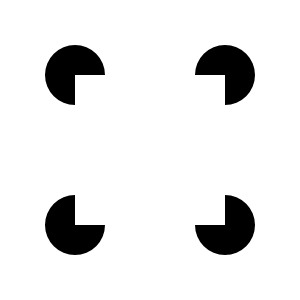
Frame 1 (no input)
Frame 60 (no input): identical to frame 1, image omitted
Frame 120 (the mouse pressed at the canvas centre since frame 60): identical to frame 1, image omitted

The p5.js sketch that drew this single still picture (run headless with seeded random() and noise() and a simulated clock; from frame 60 on, the mouse is pressed at the canvas centre):

// p5.js sketch
// ── sketch.js
const SIZE = 300;
let canvasElement;

let slider;
let rotation;

function setup() {
  canvasElement = createCanvas(SIZE, SIZE);
  canvasElement.position(
    windowWidth / 2 - SIZE / 2,
    windowHeight / 2 - SIZE / 2
  );

  fill(0);
  noStroke();
  angleMode(DEGREES);

  slider = createSlider(-10, 10, 0, 2)
    .position(canvasElement.x + SIZE / 4, canvasElement.y + SIZE + 10)
    .addClass("slider");
}

function draw() {
  background(255);
  
  rotation = slider.value();

  drawArc(width / 4, height / 4, 60, 90 + rotation);
  drawArc(width - width / 4, height / 4, 60, 180 - rotation);
  drawArc(width - width / 4, height - height / 4, 60, 270 + rotation);
  drawArc(width / 4, height - height / 4, 60, 360 - rotation);
}

function drawArc(x, y, size, rotationDegree) {
  push();
  translate(x, y);
  rotate(rotationDegree);
  arc(0, 0, size, size, 0, 270);
  pop();
}

function windowResized() {
  canvasElement.position(
    windowWidth / 2 - SIZE / 2,
    windowHeight / 2 - SIZE / 2
  );
  slider.position(canvasElement.x + SIZE / 4, canvasElement.y + SIZE + 10);
}
// ── style.css
* {
  box-sizing: border-box;
  user-select: none;
  margin: 0;
  padding: 0;
}

body {
  width: 100vw;
  height: 100vh;
  padding: .5rem;
  display: flex;
  justify-content: flex-end;
  align-items: center;
  flex-direction: column;
  font-family: Sour Gummy, sans-serif;
  background-color: #ffffff;
}


p {
  margin: 5rem;
  text-align: center;
}

canvas {
  display: block;
  border: 2.5px solid;
  border-radius: 0.25rem;
}

i {
  padding: 2rem;
  position: absolute;
  top: 10px;
  left: 10px;
  color: black;
  font-size: 2rem;
}

.slider {
  appearance: none;
  -webkit-appearance: none;
  -moz-appearance: none;
  background: #ffffff;
  accent-color: #000;
  border: 2.5px solid black;
  border-radius: 0.6rem;
  position: absolute;
  z-index: 10;
  cursor: pointer;
  height: 0.75rem;
}

.slider::-webkit-slider-thumb {
  -webkit-appearance: none;
  appearance: none;
  width: 1.25rem;
  height: 1.25rem;
  background: #000;
  border-radius: 50%;
  box-shadow: none;
}

.slider::-moz-range-thumb {
  width: 1rem;
  height: 1rem;
  background: #000;
  border-radius: 50%;
  box-shadow: none;
}
